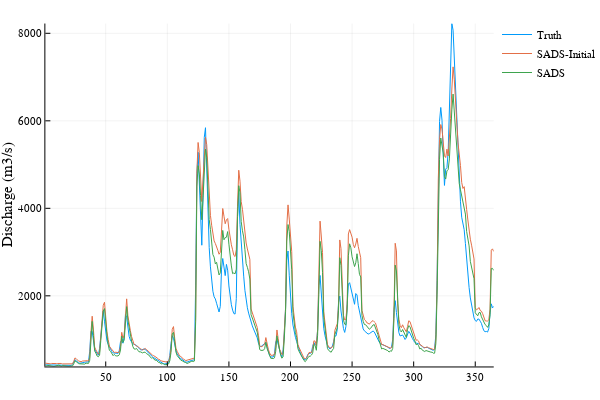

Notebook cell for this chart:
### Code cell
plot(Qobs[1:365], label="Truth")
plot!(Qest[1:365], label="SADS-Initial")
plot!(Qsads[1:365], label="SADS")
ylabel!("Discharge (m3/s)")

### Figure 1 — Plotly figure (JSON) as saved in the notebook; plotly's stock layout.template omitted (floating-point values rounded to 4 significant figures; data arrays with more than 128 entries replaced by an {"elided": "..."} marker saying what was removed)
{"data": [{"colorbar": {"title": ""}, "legendgroup": "Truth", "line": {"color": "rgba(0, 154, 250, 1.000)", "dash": "solid", "shape": "linear", "width": 1}, "mode": "lines", "name": "Truth", "showlegend": true, "type": "scatter", "x": {"elided": "365 int values"}, "xaxis": "x1", "y": {"elided": "365 float values"}, "yaxis": "y1"}, {"colorbar": {"title": ""}, "legendgroup": "SADS-Initial", "line": {"color": "rgba(227, 111, 71, 1.000)", "dash": "solid", "shape": "linear", "width": 1}, "mode": "lines", "name": "SADS-Initial", "showlegend": true, "type": "scatter", "x": {"elided": "365 int values"}, "xaxis": "x1", "y": {"elided": "365 float values"}, "yaxis": "y1"}, {"colorbar": {"title": ""}, "legendgroup": "SADS", "line": {"color": "rgba(62, 164, 78, 1.000)", "dash": "solid", "shape": "linear", "width": 1}, "mode": "lines", "name": "SADS", "showlegend": true, "type": "scatter", "x": {"elided": "365 int values"}, "xaxis": "x1", "y": {"elided": "365 float values"}, "yaxis": "y1"}], "layout": {"annotations": [], "height": 400, "legend": {"bgcolor": "rgba(255, 255, 255, 1.000)", "bordercolor": "rgba(0, 0, 0, 1.000)", "font": {"color": "rgba(0, 0, 0, 1.000)", "family": "sans-serif", "size": 11}, "tracegroupgap": 0, "x": 1, "y": 1}, "margin": {"b": 20, "l": 0, "r": 0, "t": 20}, "paper_bgcolor": "rgba(255, 255, 255, 1.000)", "plot_bgcolor": "rgba(255, 255, 255, 1.000)", "showlegend": true, "width": 600, "xaxis": {"anchor": "y1", "domain": [0.09128, 0.9934], "gridcolor": "rgba(0, 0, 0, 0.100)", "gridwidth": 0.5, "linecolor": "rgba(0, 0, 0, 1.000)", "mirror": false, "range": [1, 365], "showgrid": true, "showline": true, "showticklabels": true, "tickangle": 0, "tickcolor": "rgb(0, 0, 0)", "tickfont": {"color": "rgba(0, 0, 0, 1.000)", "family": "sans-serif", "size": 11}, "tickmode": "array", "ticks": "inside", "ticktext": ["50", "100", "150", "200", "250", "300", "350"], "tickvals": [50, 100, 150, 200, 250, 300, 350], "title": "", "titlefont": {"color": "rgba(0, 0, 0, 1.000)", "family": "sans-serif", "size": 15}, "type": "-", "visible": true, "zeroline": false, "zerolinecolor": "rgba(0, 0, 0, 1.000)"}, "yaxis": {"anchor": "x1", "domain": [0.03762, 0.9902], "gridcolor": "rgba(0, 0, 0, 0.100)", "gridwidth": 0.5, "linecolor": "rgba(0, 0, 0, 1.000)", "mirror": false, "range": [385.5, 8223.0], "showgrid": true, "showline": true, "showticklabels": true, "tickangle": 0, "tickcolor": "rgb(0, 0, 0)", "tickfont": {"color": "rgba(0, 0, 0, 1.000)", "family": "sans-serif", "size": 11}, "tickmode": "array", "ticks": "inside", "ticktext": ["2000", "4000", "6000", "8000"], "tickvals": [2000, 4000, 6000, 8000], "title": "Discharge (m3/s)", "titlefont": {"color": "rgba(0, 0, 0, 1.000)", "family": "sans-serif", "size": 15}, "type": "-", "visible": true, "zeroline": false, "zerolinecolor": "rgba(0, 0, 0, 1.000)"}}}
